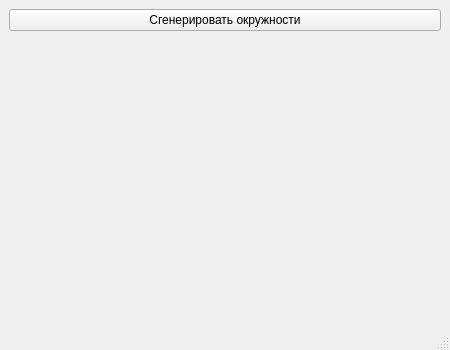
<?xml version="1.0" encoding="UTF-8"?>
<ui version="4.0">
 <class>MainWindow</class>
 <widget class="QMainWindow" name="MainWindow">
  <property name="geometry">
   <rect>
    <x>0</x>
    <y>0</y>
    <width>450</width>
    <height>350</height>
   </rect>
  </property>
  <property name="windowTitle">
   <string>MainWindow</string>
  </property>
  <widget class="QWidget" name="centralwidget">
   <layout class="QGridLayout" name="gridLayout">
    <item row="0" column="0" alignment="Qt::AlignTop">
     <widget class="QPushButton" name="pushButton">
      <property name="text">
       <string>Сгенерировать окружности</string>
      </property>
     </widget>
    </item>
   </layout>
  </widget>
  <widget class="QMenuBar" name="menubar">
   <property name="geometry">
    <rect>
     <x>0</x>
     <y>0</y>
     <width>450</width>
     <height>21</height>
    </rect>
   </property>
  </widget>
  <widget class="QStatusBar" name="statusbar"/>
 </widget>
 <resources/>
 <connections/>
</ui>
